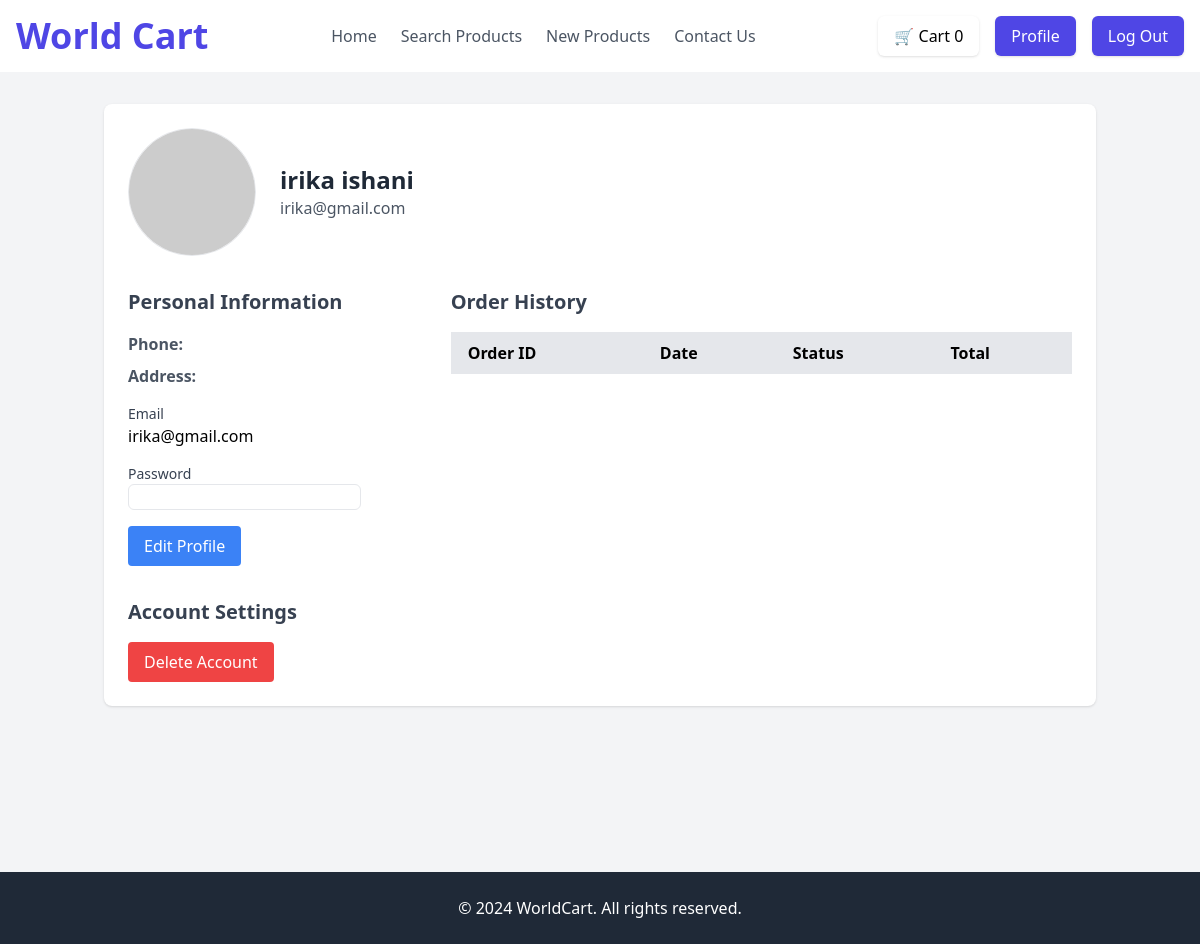
/profile (signed in), run on an earlier commit of the app's database.
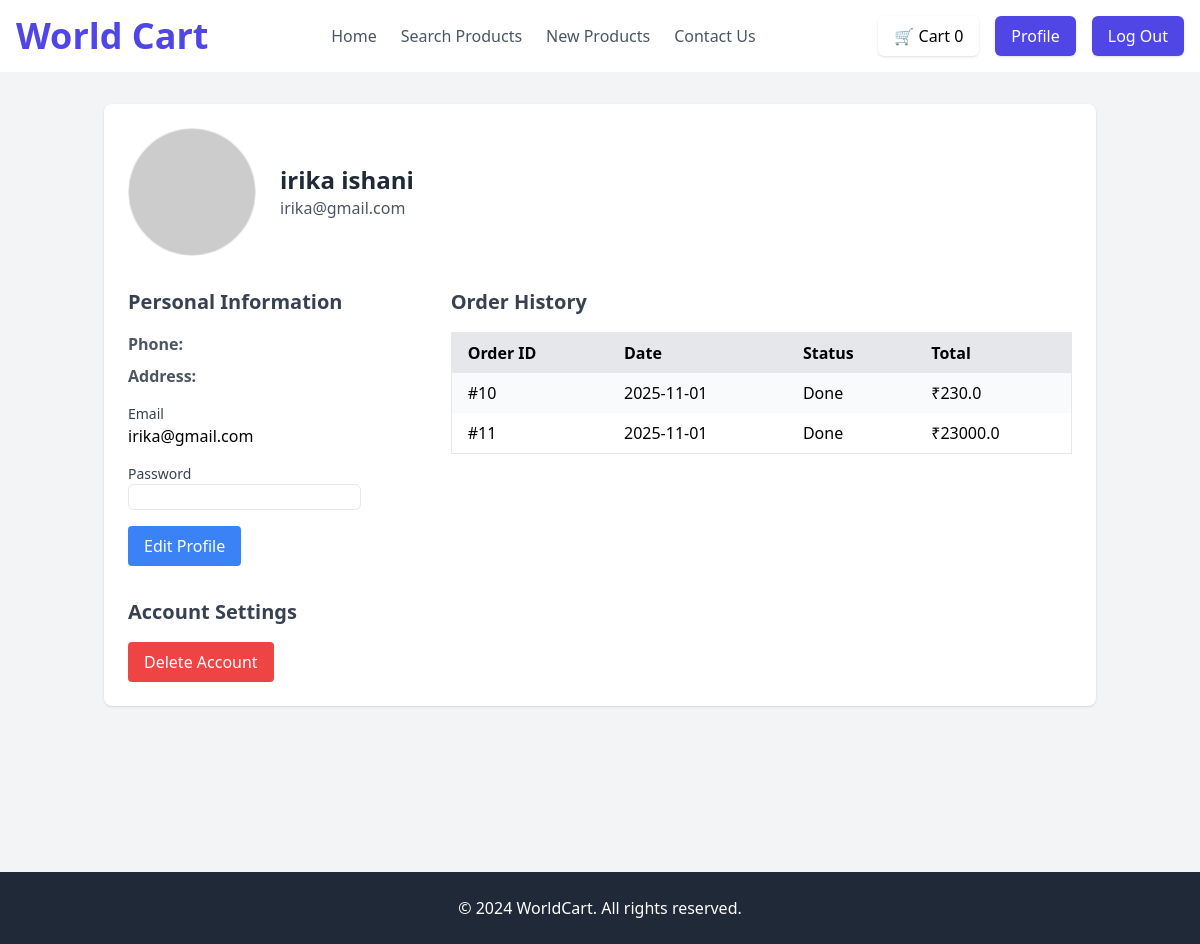
And on a later commit of the database.
### app/models.py (models this page shows, shortened)
class User(db.Model):
    __tablename__ = "users"
    id: Mapped[int] = mapped_column(primary_key=True)
    first: Mapped[str] = mapped_column(nullable=False)
    last: Mapped[str] = mapped_column(nullable=False)
    email: Mapped[str] = mapped_column(unique=True, nullable=False)
    password_hash: Mapped[str] = mapped_column(nullable=False)  # Use password_hash instead of password
    is_blocked: Mapped[bool] = mapped_column(default=False)
    transactions = relationship("Transaction", back_populates="user", cascade="all, delete-orphan")

class Transaction(db.Model):
    __tablename__ = "transactions"
    id: Mapped[int] = mapped_column(primary_key=True, autoincrement=True)
    user_id: Mapped[int] = mapped_column(ForeignKey("users.id"), nullable=False)
    items: Mapped[dict] = mapped_column(db.JSON, nullable=False)  # Store cart items as JSON
    total_amount: Mapped[float] = mapped_column(nullable=False)
    status: Mapped[str] = mapped_column(default="Pending")
    date: Mapped[datetime] = mapped_column(default=datetime.utcnow)
    user = relationship("User", back_populates="transactions")

### app/routes_users.py (the view, shortened to what this page needs)
@app.route("/profile", methods=['GET', 'POST'])
def profile():
    if 'user_id' not in session:
        return redirect(url_for('login'))
    user_id = session['user_id']
    user = User.query.get(user_id)
    orders = Transaction.query.filter_by(user_id=user_id).all()
    return render_template('profile.html', user=user, orders=orders)

### app/templates/profile.html (shortened to what this page needs)
{% extends "base.html" %}
{% block items %}
<div class="hidden md:flex space-x-6">
  <a href="{{url_for('index')}}" class="text-gray-600 hover:text-indigo-600">Home</a>
  <a href="{{url_for('search_page')}}" class="text-gray-600 hover:text-indigo-600">Search Products</a>
  <a href="{{url_for('new_products')}}" class="text-gray-600 hover:text-indigo-600">New Products</a>
  <a href="{{url_for('contact')}}" class="text-gray-600 hover:text-indigo-600">Contact Us</a>
</div>
{% endblock %}
{% block items2 %}
<div class="hidden md:flex space-x-4">
  <a href="{{url_for('cart')}}" class="bg-white text-black px-4 py-2 rounded-md shadow hover:bg-indigo-400"  id="cart-button">
      🛒 Cart <span id="cart-count">0</span>
  </a>
  <a href="{{url_for('profile')}}" class="bg-indigo-600 text-white px-4 py-2 rounded-md shadow hover:bg-indigo-700">Profile</a>
  <a href="{{url_for('logout')}}" class="bg-indigo-600 text-white px-4 py-2 rounded-md shadow hover:bg-indigo-700">Log Out</a>
  </div>
{% endblock %}
{% block body %}
<div class="bg-gray-100">
  <div class="min-h-screen flex flex-col">
    <main class="flex-grow container mx-auto py-8 px-4">
      <div class="bg-white shadow rounded-lg p-6">
        <div class="flex items-center space-x-6">
          <img src="https://via.placeholder.com/150" alt="Profile Picture" class="w-32 h-32 rounded-full border">
          <div>
            <h2 class="text-2xl font-bold text-gray-800">{{ user.first }} {{ user.last }}</h2>
            <p class="text-gray-600">{{ user.email }}</p>
          </div>
        </div>
        <div class="mt-8 grid grid-cols-1 md:grid-cols-3 gap-6">
          <div class="col-span-1">
            <h3 class="text-xl font-bold text-gray-700">Personal Information</h3>
            <ul class="mt-4 space-y-2 text-gray-600">
              <li><strong>Phone:</strong> {{ user.phone }}</li>
              <li><strong>Address:</strong> {{ user.address }}</li>
            </ul>
            <form method="POST">
              <div class="mt-4">
                <label for="email" class="block text-sm font-medium text-gray-700">Email</label>
                <input type="email" name="email" id="email" value="{{ user.email }}" class="mt-1 block w-full border-black-600 rounded-md shadow-sm">
              </div>
              <div class="mt-4">
                <label for="password" class="block text-sm font-medium text-gray-700">Password</label>
                <input type="password" name="password" id="password" class="mt-1 block w-8 border border-black-600 rounded-md shadow-sm">
              </div>
              <button type="submit" class="mt-4 px-4 py-2 bg-blue-500 text-white rounded hover:bg-blue-600">Edit Profile</button>
            </form>
          </div>
          <div class="col-span-2">
            <h3 class="text-xl font-bold text-gray-700">Order History</h3>
            <div class="overflow-x-auto mt-4">
              <table class="min-w-full bg-white border">
                <thead>
                  <tr class="bg-gray-200">
                    <th class="py-2 px-4 text-left">Order ID</th>
                    <th class="py-2 px-4 text-left">Date</th>
                    <th class="py-2 px-4 text-left">Status</th>
                    <th class="py-2 px-4 text-left">Total</th>
                  </tr>
                </thead>
                <tbody>
                  {% for order in orders %}
                  <tr class="{{ 'bg-white' if loop.index is even else 'bg-gray-50' }}">
                    <td class="py-2 px-4">#{{ order.id }}</td>
                    <td class="py-2 px-4">{{ order.date.strftime('%Y-%m-%d') }}</td>
                    <td class="py-2 px-4">{{ order.status }}</td>
                    <td class="py-2 px-4">₹{{ order.total_amount }}</td>
                  </tr>
                  {% endfor %}
                </tbody>
              </table>
            </div>
          </div>
        </div>
        <div class="mt-8">
          <h3 class="text-xl font-bold text-gray-700">Account Settings</h3>
          <form method="POST">
            <button type="submit" class="mt-4 px-4 py-2 bg-red-500 text-white rounded hover:bg-red-600">Delete Account</button>
          </form>
        </div>
      </div>
    </main>
  </div>
</div>
{% endblock %}

### app/templates/base.html (shortened to what this page needs)
<!DOCTYPE html>
<html class="h-full">
<head>
    <link rel="stylesheet" href="{{ url_for('static', filename='css/output.css') }}">
    <link rel="stylesheet" href="{{ url_for('static', filename='css/flashmsg.css') }}">
</head>
<body class="h-full flex flex-col min-h-screen">
    {% block Navbar %}
    <nav class="bg-white shadow">
        <div class="mx-auto px-4 py-4 flex justify-between items-center">
            <a class="text-4xl font-bold text-indigo-600">World Cart</a>
            {% block items %}{% endblock %}
            <div>
                {% block items2 %}{% endblock %}
            </div>
        </div>
    </nav>
    {% endblock %}
    <main class="flex-grow">
        {% block body %}{% endblock %}
    </main>
    <footer class="bg-gray-800 text-white py-6 mt-auto">
        <div class="container mx-auto px-4 text-center">
            <p>&copy; 2024 WorldCart. All rights reserved.</p>
        </div>
    </footer>
</body>
</html>

What changed in the data, as far as the page shows it:
added Transaction: id "10", date "2025-11-01", status "Done", total_amount "230.0"
added Transaction: id "11", date "2025-11-01", status "Done", total_amount "23000.0"
